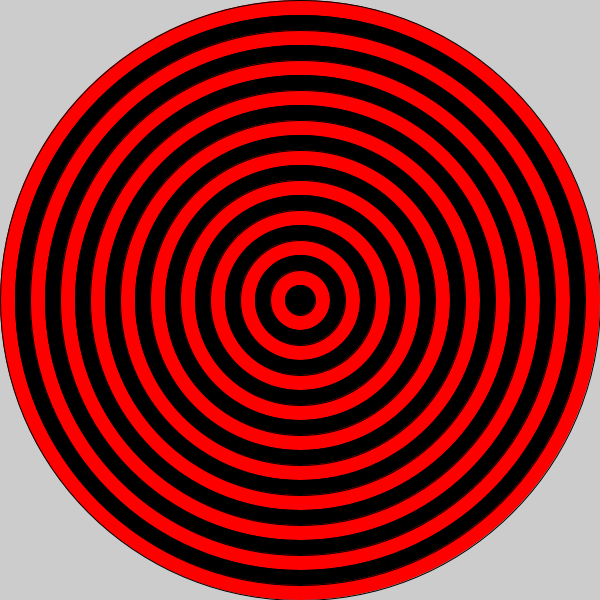
Frame 1 (no input)
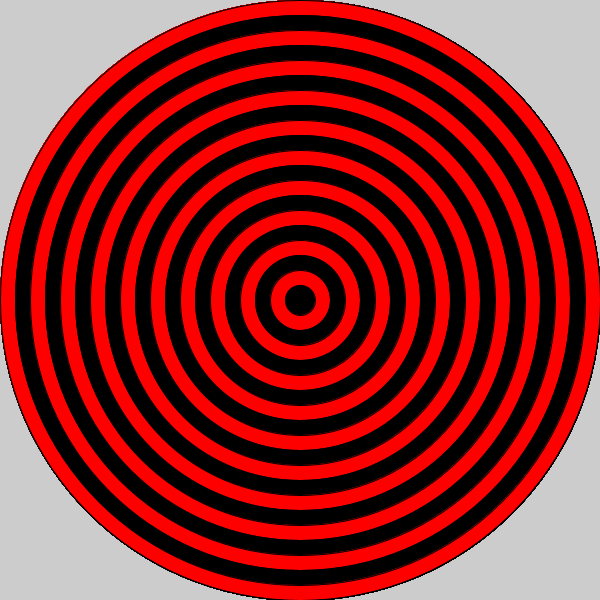
Frame 60 (the mouse pressed at the canvas centre just before this capture)
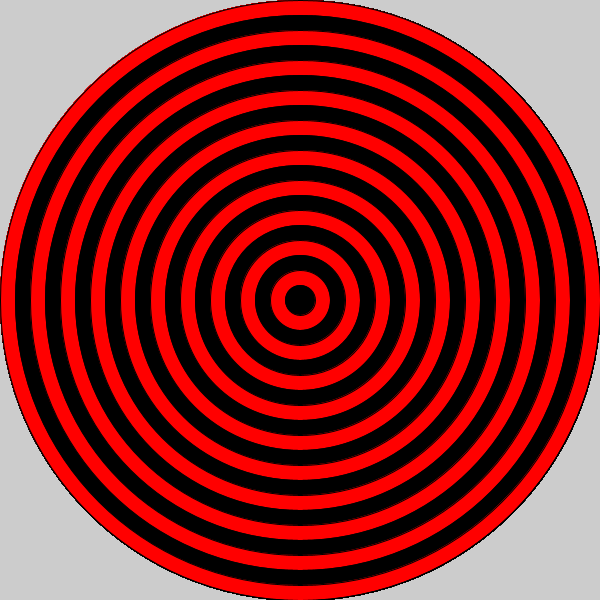
Frame 120 (the mouse held since frame 60 and released just before this capture)

The Processing sketch that drew these frames (run headless with seeded random() and noise(); from frame 60 on, the mouse is pressed at the canvas centre):

// Processing sketch: forCirculoDecrece
// ── forCirculoDecrece.pde
boolean rojo = true;
void setup() {
  size(600, 600);
}
void draw() {
  for (int c= width; c>0; c-=30) {
    if (rojo) {
      fill(255, 0, 0);
    } else {
      fill(0);
    }
    ellipse(width/2, height/2, c, c);
    rojo = !rojo;
  }
}
